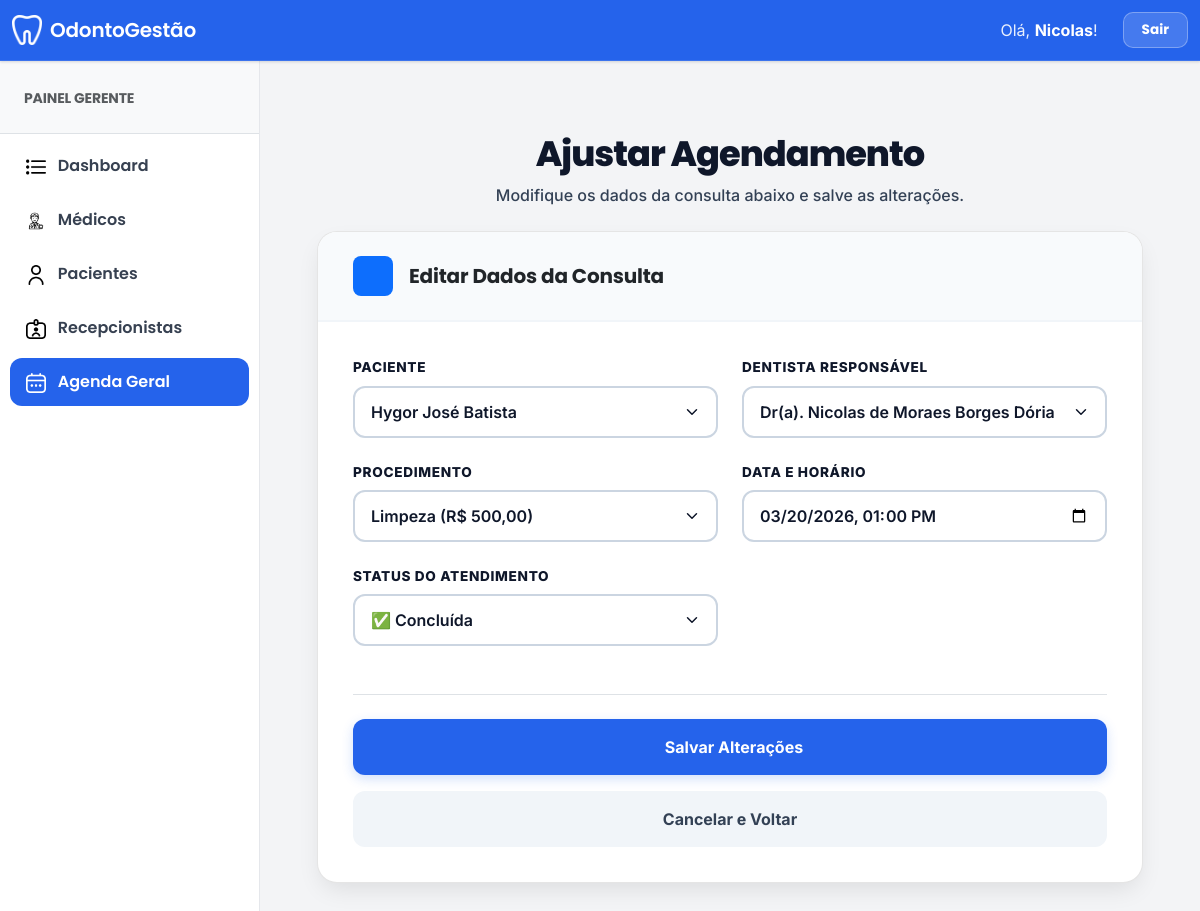
Screenshot of /edit_consulta/5/ (signed in) with the database file from the repository.
### clinica_app/models.py (models this page shows, shortened)
class CustomUser(AbstractUser):
    USER_TYPE_CHOICES = (
        ('1', 'Gerente'),
        ('2', 'Dentista'),
        ('3', 'Paciente'),
        ('4', 'Recepcionista'),
    )
    email = models.EmailField(unique=True)
    user_type = models.CharField(default='1', choices=USER_TYPE_CHOICES, max_length=1)
    first_name = models.CharField("Nome completo", max_length=150, blank=True)
    REQUIRED_FIELDS = ['email', 'first_name']

class Consulta(models.Model):
    paciente_id = models.ForeignKey(Paciente, on_delete=models.CASCADE)
    dentista_id = models.ForeignKey(Dentista, on_delete=models.CASCADE)
    procedimento_id = models.ForeignKey(Procedimento, on_delete=models.CASCADE)
    data_consulta = models.DateTimeField()
    status = models.BooleanField(default=False)

class Paciente(models.Model):
    admin = models.OneToOneField(CustomUser, on_delete=models.CASCADE)
    genero = models.CharField(max_length=50, null=True, blank=True)
    cpf = models.CharField(max_length=14, null=True, blank=True)
    telefone = models.CharField(max_length=20, null=True, blank=True)
    data_nascimento = models.DateField(null=True, blank=True)
    address = models.TextField(null=True, blank=True)
    historico_medico = models.TextField(null=True, blank=True)

class Procedimento(models.Model):
    nome = models.CharField(max_length=255)
    valor = models.DecimalField(max_digits=10, decimal_places=2)

### clinica_app/views.py (the view)
# urls.py: path('edit_consulta/<consulta_id>/', views.edit_consulta, name="edit_consulta"),
@login_required
def edit_consulta(request, consulta_id):
    if str(request.user.user_type) not in ["1", "4"]: return redirect('home')
    dentistas = Dentista.objects.all()
    dentistas_options = []
    for d in dentistas:
        u = d.admin
        full_name = f"{(u.first_name or '').strip()} {(u.last_name or '').strip()}".strip()
        label = full_name or (u.email or u.username or f"Dentista #{d.id}")
        dentistas_options.append({"id": d.id, "label": label})
    context = {
        "consulta": get_object_or_404(Consulta, id=consulta_id),
        "pacientes": Paciente.objects.all(),
        "dentistas": dentistas,
        "dentistas_options": dentistas_options,
        "procedimentos": Procedimento.objects.all(),
    }
    return render(request, "gerente_template/edit_consulta_template.html", context)

### clinica_app/templates/gerente_template/edit_consulta_template.html (shortened to what this page needs)
{% extends 'base.html' %}
{% load static %}
{% block main_content %}
<div class="container-fluid py-5 page-container">
    <div class="text-center mb-4">
        <h2 class="title-saas" style="font-size: 2.2rem; letter-spacing: -1px;">Ajustar Agendamento</h2>
        <p style="color: var(--text-secondary); font-weight: 500;">Modifique os dados da consulta abaixo e salve as alterações.</p>
    </div>
    <div class="edit-card">
        <div class="edit-header d-flex align-items-center">
            <div class="bg-primary text-white p-2 rounded-3 me-3" style="width: 40px; height: 40px; display: flex; align-items: center; justify-content: center;">
            </div>
            <h5 class="mb-0 fw-bold text-dark">Editar Dados da Consulta</h5>
        </div>
        <form action="{% url 'edit_consulta_save' %}" method="post" class="edit-body">
            <div class="row g-4 mb-4">
                <div class="col-md-6">
                    <label class="label-saas">Paciente</label>
                    <select name="paciente" class="form-control form-control-saas form-select-saas" required>
                        {% for p in pacientes %}
                            <option value="{{ p.id }}" {% if p.id == consulta.paciente_id.id %}selected{% endif %}>
                                {{ p.admin.first_name }} {{ p.admin.last_name }}
                            </option>
                        {% endfor %}
                    </select>
                </div>
                <div class="col-md-6">
                    <label class="label-saas">Dentista Responsável</label>
                    <select name="dentista" class="form-control form-control-saas form-select-saas" required>
                        {% for d in dentistas_options %}
                            <option value="{{ d.id }}" {% if d.id == consulta.dentista_id.id %}selected{% endif %}>Dr(a). {{ d.label }}</option>
                        {% endfor %}
                    </select>
                </div>
            </div>
            <div class="row g-4 mb-4">
                <div class="col-md-6">
                    <label class="label-saas">Procedimento</label>
                    <select name="procedimento" class="form-control form-control-saas form-select-saas" required>
                        {% for proc in procedimentos %}
                            <option value="{{ proc.id }}" {% if proc.id == consulta.procedimento_id.id %}selected{% endif %}>
                                {{ proc.nome }} (R$ {{ proc.valor }})
                            </option>
                        {% endfor %}
                    </select>
                </div>
                <div class="col-md-6">
                    <label class="label-saas">Data e Horário</label>
                    <input type="datetime-local" name="data_consulta" class="form-control form-control-saas"
                           value="{{ consulta.data_consulta|date:'Y-m-d\TH:i' }}" required>
                </div>
            </div>
            <div class="row mb-5">
                <div class="col-md-6">
                    <label class="label-saas">Status do Atendimento</label>
                    <select name="status" class="form-control form-control-saas form-select-saas">
                        <option value="1" {% if consulta.status %}selected{% endif %}>✅ Concluída</option>
                    </select>
                </div>
            </div>
            <div class="d-flex flex-column gap-3 pt-4 border-top">
                <button type="submit" class="btn btn-save w-100">
                     Salvar Alterações
                </button>
                <a href="{% url 'gerente_home' %}" class="btn btn-back w-100">
                    Cancelar e Voltar
                </a>
            </div>
        </form>
    </div>
</div>
{% endblock main_content %}

### clinica_app/templates/base.html (shortened to what this page needs)
{% load static %}
<!DOCTYPE html>
<html lang="pt-br">
<head>
    <link href="https://cdn.jsdelivr.net/npm/bootstrap@5.3.0/dist/css/bootstrap.min.css" rel="stylesheet">
</head>
<body>
    {% if user.is_authenticated %}
    <nav class="navbar navbar-expand-lg">
        <div class="container-fluid">
            <a class="navbar-brand" href="#">
                <img src="{% static 'denteb.png' %}" alt="Logo" width="30" height="30" class="me-2">
                OdontoGestão
            </a>
            <div class="collapse navbar-collapse" id="navbarNav">
                <ul class="navbar-nav ms-auto align-items-center">
                    <li class="nav-item">
                        <span class="user-welcome">Olá, <span class="user-name">{{ user.first_name }}</span>!</span>
                    </li>
                    <li class="nav-item">
                        <a class="nav-link-custom" href="{% url 'logout_user' %}">Sair</a>
                    </li>
                </ul>
            </div>
        </div>
    </nav>
    {% endif %}
    <div class="main-wrapper">
        {% if user.is_authenticated %}
        <aside id="sidebar">
            <div class="p-4 border-bottom bg-light">
                <small class="text-uppercase fw-bold text-muted">
                    {% if user.user_type == '1' %}Painel Gerente
                    {% elif user.user_type == '2' %}Painel Médico
                    {% elif user.user_type == '4' %}Painel Recepção
                    {% endif %}
                </small>
            </div>
            <nav class="mt-2">
                {% with url_name=request.resolver_match.url_name %}
                {% if user.user_type == '2' %}
                    <a href="{% url 'dentista_home' %}" class="sidebar-link {% if url_name == 'dentista_home' %}active{% endif %}">
                        <img src="{% static 'computador.png' %}" width="20" class="me-2"> Meu Painel
                    </a>
                    <a href="{% url 'dentista_manage_paciente' %}" class="sidebar-link {% if url_name == 'dentista_manage_paciente' or url_name == 'view_paciente' %}active{% endif %}">
                        <img src="{% static 'utilizador.png' %}" width="20" class="me-2"> Pacientes
                    </a>
                    <a href="{% url 'add_consulta' %}" class="sidebar-link {% if url_name == 'add_consulta' %}active{% endif %}">
                        <img src="{% static 'adicionar.png' %}" width="20" class="me-2"> Agendar Consulta
                    </a>
                {% elif user.user_type == '1' %}
                    <a href="{% url 'gerente_home' %}" class="sidebar-link {% if url_name == 'gerente_home' %}active{% endif %}">
                        <img src="{% static 'lista.png' %}" width="20" class="me-2"> Dashboard
                    </a>
                    <a href="{% url 'manage_dentista' %}" class="sidebar-link {% if 'dentista' in url_name %}active{% endif %}">
                        <img src="{% static 'dentista.png' %}" width="20" class="me-2"> Médicos
                    </a>
                    <a href="{% url 'manage_paciente' %}" class="sidebar-link {% if 'paciente' in url_name %}active{% endif %}">
                        <img src="{% static 'utilizador.png' %}" width="20" class="me-2"> Pacientes
                    </a>
                    <a href="{% url 'manage_recepcionista' %}" class="sidebar-link {% if 'recepcionista' in url_name %}active{% endif %}">
                        <img src="{% static 'recepcionista.png' %}" width="20" class="me-2"> Recepcionistas
                    </a>
                    <a href="{% url 'manage_consulta' %}" class="sidebar-link {% if 'consulta' in url_name %}active{% endif %}">
                        <img src="{% static 'calendario.png' %}" width="20" class="me-2"> Agenda Geral
                    </a>
                {% endif %}
                {% endwith %}
            </nav>
        </aside>
        {% endif %}
        <main id="content-area">
            {% block main_content %}{% endblock %}
        </main>
    </div>
</body>
</html>

### clinica_app/templates/base.html (style rules this page uses)
:root { --accent: #2563eb; --accent-dark: #1d4ed8; --accent-soft: #eff6ff; --bg: #f3f4f6; --surface: #ffffff; --text: #111827; --muted: #6b7280; --border: #e5e7eb; --shadow: 0 1px 2px rgba(16, 24, 40, 0.06), 0 1px 3px rgba(16, 24, 40, 0.10); --radius: 12px; }
body { background-color: var(--bg); font-family: 'Inter', sans-serif; color: var(--text); overflow-x: hidden; }
h1, h2, h3, h4, h5, h6, .navbar-brand, .fw-bold { font-family: 'Poppins', sans-serif; font-weight: 600; letter-spacing: -0.01em; }
.navbar { background: var(--accent); border-bottom: 1px solid rgba(255, 255, 255, 0.1); box-shadow: var(--shadow); padding: 10px 0; z-index: 1030; }
.navbar-brand { color: #ffffff !important; font-size: 1.25rem; text-decoration: none; display: flex; align-items: center; }
.navbar-brand img { filter: brightness(0) invert(1); }
.user-welcome { color: rgba(255, 255, 255, 0.9); margin-right: 15px; }
.user-name { color: #ffffff; font-weight: 700; }
.nav-link-custom { font-family: 'Poppins', sans-serif; font-weight: 700; padding: 7px 18px; border-radius: 10px; background: rgba(255, 255, 255, 0.15); color: #ffffff !important; margin-left: 10px; border: 1px solid rgba(255, 255, 255, 0.3); text-decoration: none; display: inline-block; font-size: 0.85rem; transition: all 0.2s ease; }
.main-wrapper { display: flex; min-height: calc(100vh - 64px); }
#sidebar { width: 260px; background: var(--surface); border-right: 1px solid var(--border); transition: all 0.2s; }
.sidebar-link { display: block; margin: 6px 10px; padding: 12px 16px; color: #374151; text-decoration: none; font-family: 'Poppins', sans-serif; font-weight: 600; transition: 0.15s; position: relative; border-radius: 12px; }
.sidebar-link.active { background: var(--accent); color: #ffffff; }
.sidebar-link.active img { filter: brightness(0) invert(1); }
#content-area { flex: 1; padding: 24px; }

### clinica_app/templates/gerente_template/edit_consulta_template.html (style rules this page uses)
:root { --text-main: #0f172a; --text-secondary: #334155; --accent: #2563eb; --border-saas: #cbd5e1; }
.page-container { animation: fadeIn 0.5s ease-in-out; max-width: 850px; margin: 0 auto; }
.edit-card { background: #ffffff; border-radius: 20px; border: 1px solid rgba(0, 0, 0, 0.1); box-shadow: 0 10px 25px -5px rgba(0, 0, 0, 0.1); overflow: hidden; }
.edit-header { background: #f8fafc; padding: 24px 35px; border-bottom: 2px solid #f1f5f9; }
.edit-body { padding: 35px; }
.title-saas { color: var(--text-main) !important; font-weight: 800; font-size: 1.5rem; }
.label-saas { font-size: 0.85rem; font-weight: 800; color: var(--text-main); text-transform: uppercase; letter-spacing: 0.05em; margin-bottom: 8px; display: block; }
.form-control-saas { border: 2px solid var(--border-saas); border-radius: 12px; padding: 12px 16px; font-size: 1rem; color: var(--text-main); font-weight: 600; background-color: #ffffff; transition: all 0.2s ease; }
.form-select-saas { appearance: none; background-repeat: no-repeat; background-position: right 1rem center; background-size: 16px 12px; }
.btn-save { background-color: var(--accent); color: #ffffff; border: none; padding: 16px 30px; border-radius: 12px; font-weight: 700; box-shadow: 0 4px 12px rgba(37, 99, 235, 0.2); transition: all 0.3s ease; }
.btn-back { background-color: #f1f5f9; color: var(--text-secondary); border: none; padding: 16px 25px; border-radius: 12px; font-weight: 700; transition: all 0.2s; text-decoration: none; display: inline-block; text-align: center; }

### rows the page displays
CustomUser: first_name "Nicolas"
Consulta: paciente "Hygor José Batista", dentista "Dr(a). Nicolas de Moraes Borges Dória", procedimento "Limpeza (R$ 500,00)", data_consulta "03/20/2026 13:00", status "✅ Concluída"
